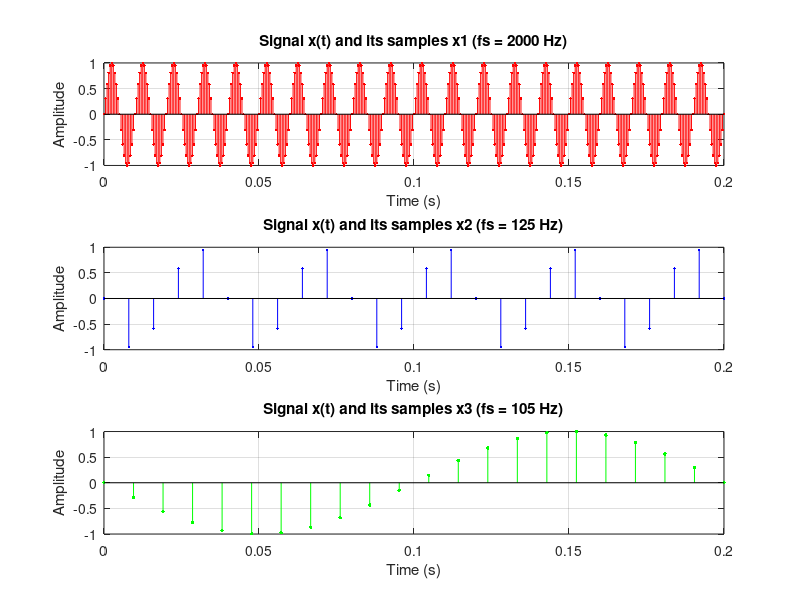

MATLAB code for this plot:
% Define parameters
f0 = 100;                % Original signal frequency (Hz)
w0 = 2*pi*f0;            % Angular frequency (rad/s)
T = 0.2;                  % Signal duration (s)
fs1 = 2000;               % First sampling rate (Hz)
fs2 = 125;                % Second sampling rate (Hz)
fs3 = 105;                % Third sampling rate (Hz)

% Generate continuous-time signal
t = 0:0.0001:T;
x = sin(w0*t);

% Sample the signal at different rates
t1 = 0:1/fs1:T;           % Time points for sampling at 2000 Hz
t2 = 0:1/fs2:T;           % Time points for sampling at 125 Hz
t3 = 0:1/fs3:T;           % Time points for sampling at 105 Hz

x1 = sin(w0*t1);          % Sampled signal at 2000 Hz
x2 = sin(w0*t2);          % Sampled signal at 125 Hz
x3 = sin(w0*t3);          % Sampled signal at 105 Hz

% First subplot
subplot(3,1,1);
stem(t1, x1, 'r.');
title('Signal x(t) and its samples x1 (fs = 2000 Hz)');
xlabel('Time (s)');
ylabel('Amplitude');
grid on;

% Second subplot
subplot(3,1,2);
stem(t2, x2, 'b.');
title('Signal x(t) and its samples x2 (fs = 125 Hz)');
xlabel('Time (s)');
ylabel('Amplitude');
grid on;

% Third subplot
subplot(3,1,3);
stem(t3, x3, 'g.', 'MarkerSize', 8);
title('Signal x(t) and its samples x3 (fs = 105 Hz)');
xlabel('Time (s)');
ylabel('Amplitude');
grid on;

% Compute normalized frequency and period
f_normalized_1 = fs1/f0;  % normalized frequency for x1
f_normalized_2 = fs2/f0;  % normalized frequency for x2
f_normalized_3 = fs3/f0;  % normalized frequency for x3

N_1 = 1/f_normalized_1*f0;  % period in samples for x1
N_2 = 1/f_normalized_2*f0;  % period in samples for x2
N_3 = 1/f_normalized_3*f0;  % period in samples for x3

% Display results
fprintf('For x1 (fs = 2000 Hz):\n');
fprintf('  Normalized frequency: %.2f samples/cycle\n', f_normalized_1);
fprintf('  Period: %.2f samples\n', N_1);

fprintf('For x2 (fs = 125 Hz):\n');
fprintf('  Normalized frequency: %.2f samples/cycle\n', f_normalized_2);
fprintf('  Period: %.2f samples\n', N_2);

fprintf('For x3 (fs = 105 Hz):\n');
fprintf('  Normalized frequency: %.2f samples/cycle\n', f_normalized_3);
fprintf('  Period: %.2f samples\n', N_3);

% Compute frequencies of reconstructed signals
fprintf('\nReconstruction frequencies:\n');
fprintf('  From x1: %.2f Hz\n', f0);
fprintf('  From x2: %.2f Hz\n', f0);
fprintf('  From x3: %.2f Hz\n', f0);

% Check for aliasing
if fs2 < 2*f0
    aliased_freq = abs(mod(f0 + fs2/2, fs2) - fs2/2);
    fprintf('\nAliasing occurs for x2\n');
    fprintf('  Aliased frequency: %.2f Hz\n', aliased_freq);
end

if fs3 < 2*f0
    aliased_freq = abs(mod(f0 + fs3/2, fs3) - fs3/2);
    fprintf('\nAliasing occurs for x3\n');
    fprintf('  Aliased frequency: %.2f Hz\n', aliased_freq);
end